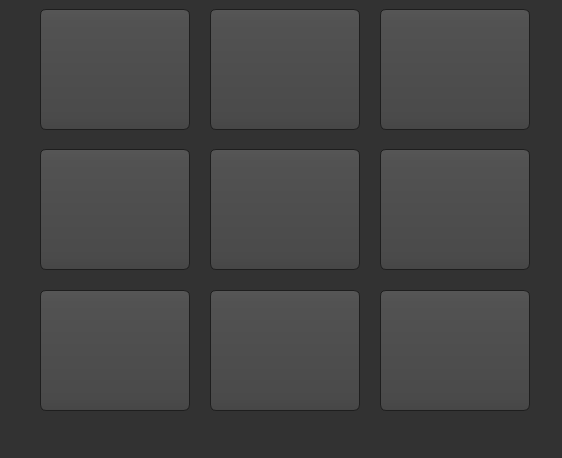
<?xml version="1.0" encoding="UTF-8"?>
<ui version="4.0">
 <class>MainWindow</class>
 <widget class="QMainWindow" name="MainWindow">
  <property name="geometry">
   <rect>
    <x>0</x>
    <y>0</y>
    <width>562</width>
    <height>458</height>
   </rect>
  </property>
  <property name="windowTitle">
   <string>Tic-Tac-Toe</string>
  </property>
  <property name="windowIcon">
   <iconset>
    <normaloff>photo/tic-tac-toe.png</normaloff>photo/tic-tac-toe.png</iconset>
  </property>
  <property name="styleSheet">
   <string notr="true">QToolTip
{
     border: 1px solid black;
     background-color: #ffa02f;
     padding: 1px;
     border-radius: 3px;
     opacity: 100;
}

QWidget
{
    color: #b1b1b1;
    background-color: #323232;
}

QTreeView, QListView
{
    background-color: silver;
    margin-left: 5px;
}

QWidget:item:hover
{
    background-color: QLinearGradient( x1: 0, y1: 0, x2: 0, y2: 1, stop: 0 #ffa02f, stop: 1 #ca0619);
    color: #000000;
}

QWidget:item:selected
{
    background-color: QLinearGradient( x1: 0, y1: 0, x2: 0, y2: 1, stop: 0 #ffa02f, stop: 1 #d7801a);
}

QMenuBar::item
{
    background: transparent;
}

QMenuBar::item:selected
{
    background: transparent;
    border: 1px solid #ffaa00;
}

QMenuBar::item:pressed
{
    background: #444;
    border: 1px solid #000;
    background-color: QLinearGradient(
        x1:0, y1:0,
        x2:0, y2:1,
        stop:1 #212121,
        stop:0.4 #343434/*,
        stop:0.2 #343434,
        stop:0.1 #ffaa00*/
    );
    margin-bottom:-1px;
    padding-bottom:1px;
}

QMenu
{
    border: 1px solid #000;
}

QMenu::item
{
    padding: 2px 20px 2px 20px;
}

QMenu::item:selected
{
    color: #000000;
}

QWidget:disabled
{
    color: #808080;
    background-color: #323232;
}

QAbstractItemView
{
    background-color: QLinearGradient( x1: 0, y1: 0, x2: 0, y2: 1, stop: 0 #4d4d4d, stop: 0.1 #646464, stop: 1 #5d5d5d);
}

QWidget:focus
{
    /*border: 1px solid darkgray;*/
}

QLineEdit
{
    background-color: QLinearGradient( x1: 0, y1: 0, x2: 0, y2: 1, stop: 0 #4d4d4d, stop: 0 #646464, stop: 1 #5d5d5d);
    padding: 1px;
    border-style: solid;
    border: 1px solid #1e1e1e;
    border-radius: 5;
}

QPushButton
{
    color: #b1b1b1;
    background-color: QLinearGradient( x1: 0, y1: 0, x2: 0, y2: 1, stop: 0 #565656, stop: 0.1 #525252, stop: 0.5 #4e4e4e, stop: 0.9 #4a4a4a, stop: 1 #464646);
    border-width: 1px;
    border-color: #1e1e1e;
    border-style: solid;
    border-radius: 6;
    padding: 3px;
    font-size: 12px;
    padding-left: 5px;
    padding-right: 5px;
    min-width: 40px;
}

QPushButton:pressed
{
    background-color: QLinearGradient( x1: 0, y1: 0, x2: 0, y2: 1, stop: 0 #2d2d2d, stop: 0.1 #2b2b2b, stop: 0.5 #292929, stop: 0.9 #282828, stop: 1 #252525);
}

QComboBox
{
    selection-background-color: #ffaa00;
    background-color: QLinearGradient( x1: 0, y1: 0, x2: 0, y2: 1, stop: 0 #565656, stop: 0.1 #525252, stop: 0.5 #4e4e4e, stop: 0.9 #4a4a4a, stop: 1 #464646);
    border-style: solid;
    border: 1px solid #1e1e1e;
    border-radius: 5;
}

QComboBox:hover,QPushButton:hover
{
    border: 2px solid QLinearGradient( x1: 0, y1: 0, x2: 0, y2: 1, stop: 0 #ffa02f, stop: 1 #d7801a);
}


QComboBox:on
{
    padding-top: 3px;
    padding-left: 4px;
    background-color: QLinearGradient( x1: 0, y1: 0, x2: 0, y2: 1, stop: 0 #2d2d2d, stop: 0.1 #2b2b2b, stop: 0.5 #292929, stop: 0.9 #282828, stop: 1 #252525);
    selection-background-color: #ffaa00;
}

QComboBox QAbstractItemView
{
    border: 2px solid darkgray;
    selection-background-color: QLinearGradient( x1: 0, y1: 0, x2: 0, y2: 1, stop: 0 #ffa02f, stop: 1 #d7801a);
}

QComboBox::drop-down
{
     subcontrol-origin: padding;
     subcontrol-position: top right;
     width: 15px;

     border-left-width: 0px;
     border-left-color: darkgray;
     border-left-style: solid; /* just a single line */
     border-top-right-radius: 3px; /* same radius as the QComboBox */
     border-bottom-right-radius: 3px;
 }

QComboBox::down-arrow
{
     image: url(:/dark_orange/img/down_arrow.png);
}

QGroupBox
{
    border: 1px solid darkgray;
    margin-top: 10px;
}

QGroupBox:focus
{
    border: 1px solid darkgray;
}

QTextEdit:focus
{
    border: 1px solid darkgray;
}

QScrollBar:horizontal {
     border: 1px solid #222222;
     background: QLinearGradient( x1: 0, y1: 0, x2: 0, y2: 1, stop: 0.0 #121212, stop: 0.2 #282828, stop: 1 #484848);
     height: 7px;
     margin: 0px 16px 0 16px;
}

QScrollBar::handle:horizontal
{
      background: QLinearGradient( x1: 0, y1: 0, x2: 1, y2: 0, stop: 0 #ffa02f, stop: 0.5 #d7801a, stop: 1 #ffa02f);
      min-height: 20px;
      border-radius: 2px;
}

QScrollBar::add-line:horizontal {
      border: 1px solid #1b1b19;
      border-radius: 2px;
      background: QLinearGradient( x1: 0, y1: 0, x2: 1, y2: 0, stop: 0 #ffa02f, stop: 1 #d7801a);
      width: 14px;
      subcontrol-position: right;
      subcontrol-origin: margin;
}

QScrollBar::sub-line:horizontal {
      border: 1px solid #1b1b19;
      border-radius: 2px;
      background: QLinearGradient( x1: 0, y1: 0, x2: 1, y2: 0, stop: 0 #ffa02f, stop: 1 #d7801a);
      width: 14px;
     subcontrol-position: left;
     subcontrol-origin: margin;
}

QScrollBar::right-arrow:horizontal, QScrollBar::left-arrow:horizontal
{
      border: 1px solid black;
      width: 1px;
      height: 1px;
      background: white;
}

QScrollBar::add-page:horizontal, QScrollBar::sub-page:horizontal
{
      background: none;
}

QScrollBar:vertical
{
      background: QLinearGradient( x1: 0, y1: 0, x2: 1, y2: 0, stop: 0.0 #121212, stop: 0.2 #282828, stop: 1 #484848);
      width: 7px;
      margin: 16px 0 16px 0;
      border: 1px solid #222222;
}

QScrollBar::handle:vertical
{
      background: QLinearGradient( x1: 0, y1: 0, x2: 0, y2: 1, stop: 0 #ffa02f, stop: 0.5 #d7801a, stop: 1 #ffa02f);
      min-height: 20px;
      border-radius: 2px;
}

QScrollBar::add-line:vertical
{
      border: 1px solid #1b1b19;
      border-radius: 2px;
      background: QLinearGradient( x1: 0, y1: 0, x2: 0, y2: 1, stop: 0 #ffa02f, stop: 1 #d7801a);
      height: 14px;
      subcontrol-position: bottom;
      subcontrol-origin: margin;
}

QScrollBar::sub-line:vertical
{
      border: 1px solid #1b1b19;
      border-radius: 2px;
      background: QLinearGradient( x1: 0, y1: 0, x2: 0, y2: 1, stop: 0 #d7801a, stop: 1 #ffa02f);
      height: 14px;
      subcontrol-position: top;
      subcontrol-origin: margin;
}

QScrollBar::up-arrow:vertical, QScrollBar::down-arrow:vertical
{
      border: 1px solid black;
      width: 1px;
      height: 1px;
      background: white;
}


QScrollBar::add-page:vertical, QScrollBar::sub-page:vertical
{
      background: none;
}

QTextEdit
{
    background-color: #242424;
}

QPlainTextEdit
{
    background-color: #242424;
}

QHeaderView::section
{
    background-color: QLinearGradient(x1:0, y1:0, x2:0, y2:1, stop:0 #616161, stop: 0.5 #505050, stop: 0.6 #434343, stop:1 #656565);
    color: white;
    padding-left: 4px;
    border: 1px solid #6c6c6c;
}

QCheckBox:disabled
{
color: #414141;
}

QDockWidget::title
{
    text-align: center;
    spacing: 3px; /* spacing between items in the tool bar */
    background-color: QLinearGradient(x1:0, y1:0, x2:0, y2:1, stop:0 #323232, stop: 0.5 #242424, stop:1 #323232);
}

QDockWidget::close-button, QDockWidget::float-button
{
    text-align: center;
    spacing: 1px; /* spacing between items in the tool bar */
    background-color: QLinearGradient(x1:0, y1:0, x2:0, y2:1, stop:0 #323232, stop: 0.5 #242424, stop:1 #323232);
}

QDockWidget::close-button:hover, QDockWidget::float-button:hover
{
    background: #242424;
}

QDockWidget::close-button:pressed, QDockWidget::float-button:pressed
{
    padding: 1px -1px -1px 1px;
}

QMainWindow::separator
{
    background-color: QLinearGradient(x1:0, y1:0, x2:0, y2:1, stop:0 #161616, stop: 0.5 #151515, stop: 0.6 #212121, stop:1 #343434);
    color: white;
    padding-left: 4px;
    border: 1px solid #4c4c4c;
    spacing: 3px; /* spacing between items in the tool bar */
}

QMainWindow::separator:hover
{

    background-color: QLinearGradient(x1:0, y1:0, x2:0, y2:1, stop:0 #d7801a, stop:0.5 #b56c17 stop:1 #ffa02f);
    color: white;
    padding-left: 4px;
    border: 1px solid #6c6c6c;
    spacing: 3px; /* spacing between items in the tool bar */
}

QToolBar::handle
{
     spacing: 3px; /* spacing between items in the tool bar */
     background: url(:/dark_orange/img/handle.png);
}

QMenu::separator
{
    height: 2px;
    background-color: QLinearGradient(x1:0, y1:0, x2:0, y2:1, stop:0 #161616, stop: 0.5 #151515, stop: 0.6 #212121, stop:1 #343434);
    color: white;
    padding-left: 4px;
    margin-left: 10px;
    margin-right: 5px;
}

QProgressBar
{
    border: 2px solid grey;
    border-radius: 5px;
    text-align: center;
}

QProgressBar::chunk
{
    background-color: #d7801a;
    width: 2.15px;
    margin: 0.5px;
}

QTabBar::tab {
    color: #b1b1b1;
    border: 1px solid #444;
    border-bottom-style: none;
    background-color: #323232;
    padding-left: 10px;
    padding-right: 10px;
    padding-top: 3px;
    padding-bottom: 2px;
    margin-right: -1px;
}

QTabWidget::pane {
    border: 1px solid #444;
    top: 1px;
}

QTabBar::tab:last
{
    margin-right: 0; /* the last selected tab has nothing to overlap with on the right */
    border-top-right-radius: 3px;
}

QTabBar::tab:first:!selected
{
 margin-left: 0px; /* the last selected tab has nothing to overlap with on the right */


    border-top-left-radius: 3px;
}

QTabBar::tab:!selected
{
    color: #b1b1b1;
    border-bottom-style: solid;
    margin-top: 3px;
    background-color: QLinearGradient(x1:0, y1:0, x2:0, y2:1, stop:1 #212121, stop:.4 #343434);
}

QTabBar::tab:selected
{
    border-top-left-radius: 3px;
    border-top-right-radius: 3px;
    margin-bottom: 0px;
}

QTabBar::tab:!selected:hover
{
    /*border-top: 2px solid #ffaa00;
    padding-bottom: 3px;*/
    border-top-left-radius: 3px;
    border-top-right-radius: 3px;
    background-color: QLinearGradient(x1:0, y1:0, x2:0, y2:1, stop:1 #212121, stop:0.4 #343434, stop:0.2 #343434, stop:0.1 #ffaa00);
}

QRadioButton::indicator:checked, QRadioButton::indicator:unchecked{
    color: #b1b1b1;
    background-color: #323232;
    border: 1px solid #b1b1b1;
    border-radius: 6px;
}

QRadioButton::indicator:checked
{
    background-color: qradialgradient(
        cx: 0.5, cy: 0.5,
        fx: 0.5, fy: 0.5,
        radius: 1.0,
        stop: 0.25 #ffaa00,
        stop: 0.3 #323232
    );
}

QCheckBox::indicator{
    color: #b1b1b1;
    background-color: #323232;
    border: 1px solid #b1b1b1;
    width: 9px;
    height: 9px;
}

QRadioButton::indicator
{
    border-radius: 6px;
}

QRadioButton::indicator:hover, QCheckBox::indicator:hover
{
    border: 1px solid #ffaa00;
}

QCheckBox::indicator:checked
{
    image:url(:/dark_orange/img/checkbox.png);
}

QCheckBox::indicator:disabled, QRadioButton::indicator:disabled
{
    border: 1px solid #444;
}


QSlider::groove:horizontal {
    border: 1px solid #3A3939;
    height: 8px;
    background: #201F1F;
    margin: 2px 0;
    border-radius: 2px;
}

QSlider::handle:horizontal {
    background: QLinearGradient( x1: 0, y1: 0, x2: 0, y2: 1,
      stop: 0.0 silver, stop: 0.2 #a8a8a8, stop: 1 #727272);
    border: 1px solid #3A3939;
    width: 14px;
    height: 14px;
    margin: -4px 0;
    border-radius: 2px;
}

QSlider::groove:vertical {
    border: 1px solid #3A3939;
    width: 8px;
    background: #201F1F;
    margin: 0 0px;
    border-radius: 2px;
}

QSlider::handle:vertical {
    background: QLinearGradient( x1: 0, y1: 0, x2: 0, y2: 1, stop: 0.0 silver,
      stop: 0.2 #a8a8a8, stop: 1 #727272);
    border: 1px solid #3A3939;
    width: 14px;
    height: 14px;
    margin: 0 -4px;
    border-radius: 2px;
}

QAbstractSpinBox {
    padding-top: 2px;
    padding-bottom: 2px;
    border: 1px solid darkgray;

    border-radius: 2px;
    min-width: 50px;
}

</string>
  </property>
  <widget class="QWidget" name="centralwidget">
   <widget class="QPushButton" name="pushButton_6">
    <property name="geometry">
     <rect>
      <x>380</x>
      <y>149</y>
      <width>150</width>
      <height>121</height>
     </rect>
    </property>
    <property name="text">
     <string/>
    </property>
    <property name="iconSize">
     <size>
      <width>150</width>
      <height>150</height>
     </size>
    </property>
   </widget>
   <widget class="QPushButton" name="pushButton_9">
    <property name="geometry">
     <rect>
      <x>380</x>
      <y>290</y>
      <width>150</width>
      <height>121</height>
     </rect>
    </property>
    <property name="text">
     <string/>
    </property>
    <property name="iconSize">
     <size>
      <width>150</width>
      <height>150</height>
     </size>
    </property>
   </widget>
   <widget class="QPushButton" name="pushButton_8">
    <property name="geometry">
     <rect>
      <x>210</x>
      <y>290</y>
      <width>150</width>
      <height>121</height>
     </rect>
    </property>
    <property name="text">
     <string/>
    </property>
    <property name="iconSize">
     <size>
      <width>150</width>
      <height>150</height>
     </size>
    </property>
   </widget>
   <widget class="QPushButton" name="pushButton_5">
    <property name="geometry">
     <rect>
      <x>210</x>
      <y>149</y>
      <width>150</width>
      <height>121</height>
     </rect>
    </property>
    <property name="text">
     <string/>
    </property>
    <property name="iconSize">
     <size>
      <width>150</width>
      <height>150</height>
     </size>
    </property>
   </widget>
   <widget class="QPushButton" name="pushButton_7">
    <property name="geometry">
     <rect>
      <x>40</x>
      <y>290</y>
      <width>150</width>
      <height>121</height>
     </rect>
    </property>
    <property name="text">
     <string/>
    </property>
    <property name="iconSize">
     <size>
      <width>150</width>
      <height>150</height>
     </size>
    </property>
   </widget>
   <widget class="QPushButton" name="pushButton_4">
    <property name="geometry">
     <rect>
      <x>40</x>
      <y>149</y>
      <width>150</width>
      <height>121</height>
     </rect>
    </property>
    <property name="text">
     <string/>
    </property>
    <property name="iconSize">
     <size>
      <width>150</width>
      <height>150</height>
     </size>
    </property>
   </widget>
   <widget class="QPushButton" name="pushButton_1">
    <property name="geometry">
     <rect>
      <x>40</x>
      <y>9</y>
      <width>150</width>
      <height>121</height>
     </rect>
    </property>
    <property name="text">
     <string/>
    </property>
    <property name="iconSize">
     <size>
      <width>150</width>
      <height>150</height>
     </size>
    </property>
   </widget>
   <widget class="QPushButton" name="pushButton_2">
    <property name="geometry">
     <rect>
      <x>210</x>
      <y>9</y>
      <width>150</width>
      <height>121</height>
     </rect>
    </property>
    <property name="text">
     <string/>
    </property>
    <property name="iconSize">
     <size>
      <width>150</width>
      <height>150</height>
     </size>
    </property>
   </widget>
   <widget class="QPushButton" name="pushButton_3">
    <property name="geometry">
     <rect>
      <x>380</x>
      <y>9</y>
      <width>150</width>
      <height>121</height>
     </rect>
    </property>
    <property name="text">
     <string/>
    </property>
    <property name="iconSize">
     <size>
      <width>150</width>
      <height>150</height>
     </size>
    </property>
   </widget>
  </widget>
  <widget class="QMenuBar" name="menubar">
   <property name="geometry">
    <rect>
     <x>0</x>
     <y>0</y>
     <width>562</width>
     <height>21</height>
    </rect>
   </property>
  </widget>
  <widget class="QStatusBar" name="statusbar"/>
 </widget>
 <resources/>
 <connections/>
</ui>
